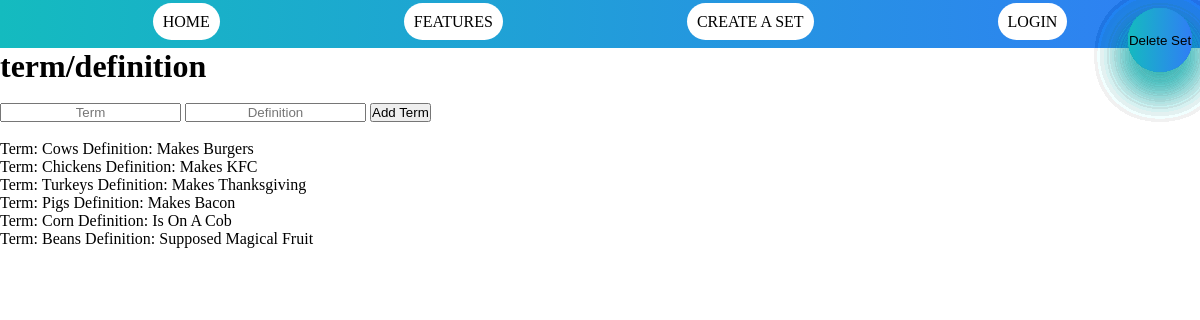
Screenshot of /sets/1 with the database file from the repository.
### app.py (models this page shows)
class Term(db.Model):
    id = db.Column(db.Integer, primary_key=True)
    term = db.Column(db.String(255), nullable=False)
    definition = db.Column(db.String(255), nullable=False)
    set_id = db.Column(db.Integer, db.ForeignKey('set.id'), nullable=False)

### app.py (the view)
@app.route('/sets/<int:set_id>', methods=['GET', 'POST'])
def specific_sets(set_id):
    if request.method == "POST":
        termForm = request.form['term']
        definitionForm = request.form['definition']
        set_data = Set.query.get_or_404(set_id)
        pair = Term(term=termForm, definition=definitionForm, set_id=set_id)
        try:
            db.session.add(pair)
            db.session.commit()
            return redirect(url_for('specific_sets', set_id=set_id))
        except Exception as e:
            print(f"Error: {e}")
            return "Oops! Something went wrong."
    else:
        set_data = Set.query.get_or_404(set_id)
        terms = Term.query.filter_by(set_id=set_id).all()
        return render_template('sets.html', set_data=set_data, terms=terms, set_id=set_id)

### templates/sets.html (shortened to what this page needs)
{% extends "base.html" %}
{% block content %}
<body>
    <div class="container">
        <h1>term/definition</h1>
        <br />
        <form action="{{ url_for('specific_sets', set_id=set_id)}}" METHOD="POST">
            <input type="text" placeholder="Term" name="term">
            <input type="text" placeholder="Definition" name="definition">
            <input type="submit" value="Add Term" class="button">
        </form>
        <button class="btn_game"><a href="{{ url_for('match', set_id=set_id)}}">Match</a></button>
        <br />
        {% for term in set_data.terms %}
        <p>
            Term: {{ term.term }} Definition: {{ term.definition }}
            <a href="{{ url_for('edit_pair', set_id=set_id, term_id=term.id)}}" class="button"><button>Edit</button></a>
            <a href="{{ url_for('delete_pair', set_id=set_id, term_id=term.id)}}" class="button"><button>Delete</button></a>
        </p>
        {% endfor %}
        <div>
            <form method="post" action="/delete_set/{{ set_id }}" class="button">
                <button type="submit">Delete Set</button>
            </form>
        </div>
    </div>
</body>
{% endblock %}

### templates/base.html (shortened to what this page needs)
<!DOCTYPE html>
<html lang="en">
<head>
        <link rel="stylesheet" href= "../static/css/navbardesgin.css">
</head>
<nav>
    <u1 class = "primary-nav">
            <li class = "current"><a href="{{ url_for('home')}}">Home</a></li>
            <li><a href = "{{ url_for('features')}}">Features</a></li>
          <li><a href = "{{ url_for('create_set')}}">Create A Set</a></li>
         <li><a href = "{{ url_for('login')}}">Login</a></li>
        </u1>
</nav>
{% block content %}
{% endblock %}
</html>

### static/css/navbardesgin.css (style rules this page uses)
.container { width: 100%; margin: 50 auto; }
nav { background: linear-gradient(271.19deg,#307DF6 0%,#14BBBF 100%),linear-gradient(135deg,#0CD5D1 0%,#0BA9A6 100%); padding: 10px; width: 100%; display: flex; justify-content: space-evenly; align-items: center; }
nav li { display: inline-block; margin-left: 10; padding-top: 10px; }
nav a { text-align: center; color: black; text-decoration: none; text-transform: uppercase; font-size: 14; border-radius: 40px; background: white; padding: 10px; width: 200px; height: 100px; margin: 5px 90px; position: relative; top: -7px; }
button { background: linear-gradient(271.19deg,#307DF6 0%,#14BBBF 100%),linear-gradient(135deg,#0CD5D1 0%,#0BA9A6 100%); box-shadow: 0 16px 40px rgba(11,169,166,.16); width: 64px; height: 64px; padding: 0; position: absolute; top: 8px; right: 8px; cursor: pointer; border: none; border-radius: 50%; transition: all ease 0.6s; }
button a { text-decoration: none; color: white; }
* { margin: 0; padding: 0; }
::placeholder { color: linear-gradient(271.19deg,#307DF6 0%,#14BBBF 100%),linear-gradient(135deg,#0CD5D1 0%,#0BA9A6 100%); display: flex; text-align: center; }

### rows the page displays
Term: term "Cows", definition "Makes Burgers"
Term: term "Chickens", definition "Makes KFC"
Term: term "Turkeys", definition "Makes Thanksgiving"
Term: term "Pigs", definition "Makes Bacon"
Term: term "Corn", definition "Is On A Cob"
Term: term "Beans", definition "Supposed Magical Fruit"
